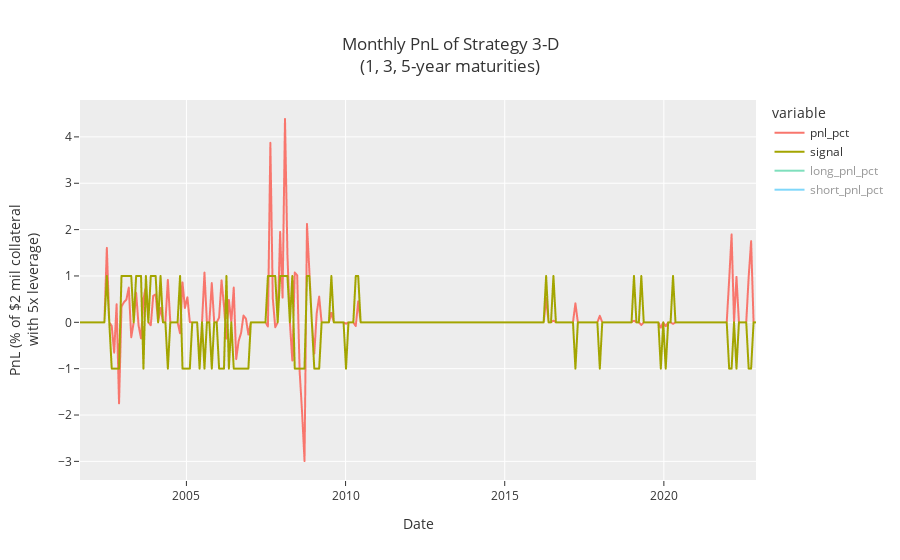

Notebook code cell kept with this figure:
### Markdown cell above
Let's plot the PnL of the best parameter set in the grid search:

### Code cell
plot_pnl(
    'strat_3D_135_half_life6_window_size13_ci_alpha0.2',
    title=f'Monthly PnL of Strategy 3-D<br>(1, 3, 5-year maturities)',
    height=600,
)

### Figure 1 — Plotly figure (JSON) as saved in the notebook; plotly's stock layout.template omitted (floating-point values rounded to 4 significant figures; data arrays with more than 128 entries replaced by an {"elided": "..."} marker saying what was removed)
{"data": [{"hovertemplate": "variable=pnl_pct<br>Date=%{x}<br>PnL (% of $2 mil collateral<br>with 5x leverage)=%{y}<extra></extra>", "legendgroup": "pnl_pct", "line": {"color": "#F8766D", "dash": "solid"}, "marker": {"symbol": "circle"}, "mode": "lines", "name": "pnl_pct", "showlegend": true, "type": "scattergl", "x": {"elided": "278 str values"}, "xaxis": "x", "y": {"elided": "278 float values"}, "yaxis": "y"}, {"hovertemplate": "variable=signal<br>Date=%{x}<br>PnL (% of $2 mil collateral<br>with 5x leverage)=%{y}<extra></extra>", "legendgroup": "signal", "line": {"color": "#A3A500", "dash": "solid"}, "marker": {"symbol": "circle"}, "mode": "lines", "name": "signal", "showlegend": true, "type": "scattergl", "x": {"elided": "278 str values"}, "xaxis": "x", "y": {"elided": "278 int values"}, "yaxis": "y"}, {"hovertemplate": "variable=long_pnl_pct<br>Date=%{x}<br>PnL (% of $2 mil collateral<br>with 5x leverage)=%{y}<extra></extra>", "legendgroup": "long_pnl_pct", "line": {"color": "#00BF7D", "dash": "solid"}, "marker": {"symbol": "circle"}, "mode": "lines", "name": "long_pnl_pct", "showlegend": true, "type": "scattergl", "visible": "legendonly", "x": {"elided": "278 str values"}, "xaxis": "x", "y": {"elided": "278 float values"}, "yaxis": "y"}, {"hovertemplate": "variable=short_pnl_pct<br>Date=%{x}<br>PnL (% of $2 mil collateral<br>with 5x leverage)=%{y}<extra></extra>", "legendgroup": "short_pnl_pct", "line": {"color": "#00B0F6", "dash": "solid"}, "marker": {"symbol": "circle"}, "mode": "lines", "name": "short_pnl_pct", "showlegend": true, "type": "scattergl", "visible": "legendonly", "x": {"elided": "278 str values"}, "xaxis": "x", "y": {"elided": "278 float values"}, "yaxis": "y"}], "layout": {"autosize": true, "legend": {"title": {"text": "variable"}, "tracegroupgap": 0}, "title": {"text": "Monthly PnL of Strategy 3-D<br>(1, 3, 5-year maturities)"}, "xaxis": {"anchor": "y", "autorange": true, "domain": [0, 1], "range": ["2001-08-29", "2022-11-23"], "title": {"text": "Date"}, "type": "date"}, "yaxis": {"anchor": "x", "autorange": true, "domain": [0, 1], "range": [-3.402, 4.796], "title": {"text": "PnL (% of $2 mil collateral<br>with 5x leverage)"}, "type": "linear"}}}
